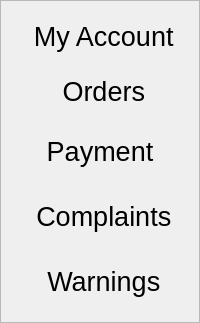
           <widget class="QFrame" name="frame_23">
            <property name="sizePolicy">
             <sizepolicy hsizetype="Maximum" vsizetype="Preferred">
              <horstretch>0</horstretch>
              <verstretch>0</verstretch>
             </sizepolicy>
            </property>
            <property name="frameShape">
             <enum>QFrame::StyledPanel</enum>
            </property>
            <property name="frameShadow">
             <enum>QFrame::Raised</enum>
            </property>
            <layout class="QGridLayout" name="gridLayout_32">
             <item row="3" column="0">
              <widget class="QFrame" name="frame_22">
               <property name="styleSheet">
                <string notr="true"/>
               </property>
               <property name="frameShape">
                <enum>QFrame::NoFrame</enum>
               </property>
               <property name="frameShadow">
                <enum>QFrame::Raised</enum>
               </property>
               <layout class="QVBoxLayout" name="verticalLayout_33">
                <item>
                 <widget class="QPushButton" name="profileComplaintsButton">
                  <property name="styleSheet">
                   <string notr="true">QPushButton{

font-size: 20pt;
border: none;
line-height: 30%;
padding: 5px;

}

QPushButton:hover{
color: ffffff;	
background-color: #6fa068;
border: none;
border-bottom: 2px solid rgb(116, 153,82);
border-right: 2px solid rgb(116, 153,82);
border-left: 2px solid rgb(116, 153,82);
}

QPushButton:pressed{
color: #ffffff;	
background-color: #4a6b46;
border: none;
border-bottom: 3px solid rgb(116, 153,82);
border-right: 1px solid rgb(116, 153,82);
border-left: 2px solid rgb(116, 153,82);
}


</string>
                  </property>
                  <property name="text">
                   <string> Complaints</string>
                  </property>
                  <property name="icon">
                   <iconset>
                    <normaloff>bad-review.png</normaloff>bad-review.png</iconset>
                  </property>
                  <property name="iconSize">
                   <size>
                    <width>30</width>
                    <height>30</height>
                   </size>
                  </property>
                 </widget>
                </item>
               </layout>
              </widget>
             </item>
             <item row="1" column="0">
              <widget class="QFrame" name="frame_25">
               <property name="styleSheet">
                <string notr="true"/>
               </property>
               <property name="frameShape">
                <enum>QFrame::NoFrame</enum>
               </property>
               <property name="frameShadow">
                <enum>QFrame::Raised</enum>
               </property>
               <layout class="QVBoxLayout" name="verticalLayout_28">
                <item>
                 <widget class="QPushButton" name="profileOrdersButton">
                  <property name="sizePolicy">
                   <sizepolicy hsizetype="Minimum" vsizetype="Maximum">
                    <horstretch>0</horstretch>
                    <verstretch>0</verstretch>
                   </sizepolicy>
                  </property>
                  <property name="autoFillBackground">
                   <bool>false</bool>
                  </property>
                  <property name="styleSheet">
                   <string notr="true">QPushButton{

font-size: 20pt;
border: none;
line-height: 30%;

}
QPushButton:hover{
color: ffffff;	
background-color: #6fa068;
border: none;
border-bottom: 2px solid rgb(116, 153,82);
border-right: 2px solid rgb(116, 153,82);
border-left: 2px solid rgb(116, 153,82);
}

QPushButton:pressed{
color: #ffffff;	
background-color: #4a6b46;
border: none;
border-bottom: 3px solid rgb(116, 153,82);
border-right: 1px solid rgb(116, 153,82);
border-left: 2px solid rgb(116, 153,82);
}


</string>
                  </property>
                  <property name="text">
                   <string> Orders</string>
                  </property>
                  <property name="icon">
                   <iconset>
                    <normaloff>sent.png</normaloff>sent.png</iconset>
                  </property>
                  <property name="iconSize">
                   <size>
                    <width>30</width>
                    <height>30</height>
                   </size>
                  </property>
                  <property name="shortcut">
                   <string/>
                  </property>
                 </widget>
                </item>
               </layout>
              </widget>
             </item>
             <item row="0" column="0">
              <widget class="QFrame" name="frame_48">
               <property name="frameShape">
                <enum>QFrame::NoFrame</enum>
               </property>
               <property name="frameShadow">
                <enum>QFrame::Raised</enum>
               </property>
               <layout class="QVBoxLayout" name="verticalLayout_23">
                <item>
                 <widget class="QPushButton" name="profileMyAccountButton">
                  <property name="styleSheet">
                   <string notr="true">QPushButton{

font-size: 20pt;
border: none;
line-height: 30%;

}
QPushButton:hover{
color: ffffff;	
background-color: #6fa068;
border: none;
border-bottom: 2px solid rgb(116, 153,82);
border-right: 2px solid rgb(116, 153,82);
border-left: 2px solid rgb(116, 153,82);
}

QPushButton:pressed{
color: #ffffff;	
background-color: #4a6b46;
border: none;
border-bottom: 3px solid rgb(116, 153,82);
border-right: 1px solid rgb(116, 153,82);
border-left: 2px solid rgb(116, 153,82);
}


</string>
                  </property>
                  <property name="text">
                   <string> My Account</string>
                  </property>
                  <property name="icon">
                   <iconset>
                    <normaloff>user.png</normaloff>user.png</iconset>
                  </property>
                  <property name="iconSize">
                   <size>
                    <width>30</width>
                    <height>30</height>
                   </size>
                  </property>
                 </widget>
                </item>
               </layout>
              </widget>
             </item>
             <item row="2" column="0">
              <widget class="QFrame" name="frame_46">
               <property name="styleSheet">
                <string notr="true"/>
               </property>
               <property name="frameShape">
                <enum>QFrame::NoFrame</enum>
               </property>
               <property name="frameShadow">
                <enum>QFrame::Raised</enum>
               </property>
               <layout class="QVBoxLayout" name="verticalLayout_31">
                <item>
                 <widget class="QPushButton" name="profilePaymentButton">
                  <property name="styleSheet">
                   <string notr="true">QPushButton{

font-size: 20pt;
border: none;
line-height: 30%;
padding: 5px;

}

QPushButton:hover{
color: ffffff;	
background-color: #6fa068;
border: none;
border-bottom: 2px solid rgb(116, 153,82);
border-right: 2px solid rgb(116, 153,82);
border-left: 2px solid rgb(116, 153,82);
}

QPushButton:pressed{
color: #ffffff;	
background-color: #4a6b46;
border: none;
border-bottom: 3px solid rgb(116, 153,82);
border-right: 1px solid rgb(116, 153,82);
border-left: 2px solid rgb(116, 153,82);
}


</string>
                  </property>
                  <property name="text">
                   <string> Payment </string>
                  </property>
                  <property name="icon">
                   <iconset>
                    <normaloff>credit-card.png</normaloff>credit-card.png</iconset>
                  </property>
                  <property name="iconSize">
                   <size>
                    <width>30</width>
                    <height>30</height>
                   </size>
                  </property>
                 </widget>
                </item>
               </layout>
              </widget>
             </item>
             <item row="4" column="0">
              <widget class="QFrame" name="frame_24">
               <property name="styleSheet">
                <string notr="true"/>
               </property>
               <property name="frameShape">
                <enum>QFrame::NoFrame</enum>
               </property>
               <property name="frameShadow">
                <enum>QFrame::Raised</enum>
               </property>
               <layout class="QVBoxLayout" name="verticalLayout_32">
                <item>
                 <widget class="QPushButton" name="profileWarningsButton">
                  <property name="styleSheet">
                   <string notr="true">QPushButton{

font-size: 20pt;
border: none;
line-height: 30%;
padding: 5px;

}

QPushButton:hover{
color: ffffff;	
background-color: #6fa068;
border: none;
border-bottom: 2px solid rgb(116, 153,82);
border-right: 2px solid rgb(116, 153,82);
border-left: 2px solid rgb(116, 153,82);
}

QPushButton:pressed{
color: #ffffff;	
background-color: #4a6b46;
border: none;
border-bottom: 3px solid rgb(116, 153,82);
border-right: 1px solid rgb(116, 153,82);
border-left: 2px solid rgb(116, 153,82);
}


</string>
                  </property>
                  <property name="text">
                   <string> Warnings</string>
                  </property>
                  <property name="icon">
                   <iconset>
                    <normaloff>warning.png</normaloff>warning.png</iconset>
                  </property>
                  <property name="iconSize">
                   <size>
                    <width>30</width>
                    <height>30</height>
                   </size>
                  </property>
                 </widget>
                </item>
               </layout>
              </widget>
             </item>
            </layout>
           </widget>
